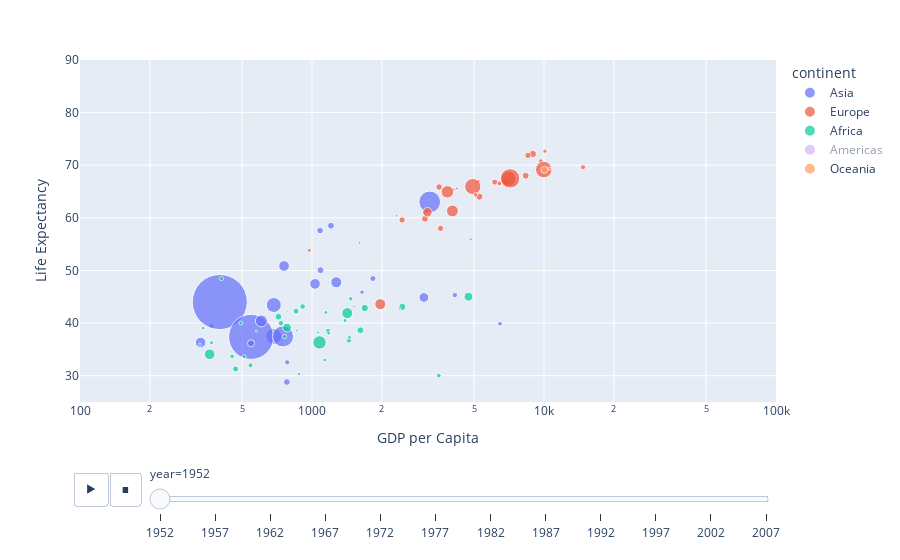

Here is the notebook cell this chart was saved with:
### Code cell
px.scatter(gapminder, x="gdpPercap", y="lifeExp",size="pop", size_max=60, color="continent", hover_name="country", 
           animation_frame="year", animation_group="country", log_x=True, range_x=[100,100000], range_y=[25,90],
           labels=dict(pop="Population", gdpPercap="GDP per Capita", lifeExp="Life Expectancy"))
#interested in more than just 2007 and you want to see how this chart evolved over time.
#You can animate it by setting `animation_frame="year"` and `animation_group="country"` to identify which circles match which ones across frames.

### Figure 1 — Plotly figure (JSON) as saved in the notebook; plotly's stock layout.template omitted (floating-point values rounded to 4 significant figures)
{"data": [{"hovertemplate": "<b>%{hovertext}</b><br><br>continent=Asia<br>year=1952<br>GDP per Capita=%{x}<br>Life Expectancy=%{y}<br>Population=%{marker.size}<extra></extra>", "hovertext": ["Afghanistan", "Bahrain", "Bangladesh", "Cambodia", "China", "Hong Kong, China", "India", "Indonesia", "Iran", "Iraq", "Israel", "Japan", "Jordan", "Korea, Dem. Rep.", "Korea, Rep.", "Kuwait", "Lebanon", "Malaysia", "Mongolia", "Myanmar", "Nepal", "Oman", "Pakistan", "Philippines", "Saudi Arabia", "Singapore", "Sri Lanka", "Syria", "Taiwan", "Thailand", "Vietnam", "West Bank and Gaza", "Yemen, Rep."], "ids": ["Afghanistan", "Bahrain", "Bangladesh", "Cambodia", "China", "Hong Kong, China", "India", "Indonesia", "Iran", "Iraq", "Israel", "Japan", "Jordan", "Korea, Dem. Rep.", "Korea, Rep.", "Kuwait", "Lebanon", "Malaysia", "Mongolia", "Myanmar", "Nepal", "Oman", "Pakistan", "Philippines", "Saudi Arabia", "Singapore", "Sri Lanka", "Syria", "Taiwan", "Thailand", "Vietnam", "West Bank and Gaza", "Yemen, Rep."], "legendgroup": "Asia", "marker": {"color": "#636efa", "size": [8425333, 120447, 46886859, 4693836, 556263527, 2125900, 372000000, 82052000, 17272000, 5441766, 1620914, 86459025, 607914, 8865488, 20947571, 160000, 1439529, 6748378, 800663, 20092996, 9182536, 507833, 41346560, 22438691, 4005677, 1127000, 7982342, 3661549, 8550362, 21289402, 26246839, 1030585, 4963829], "sizemode": "area", "sizeref": 366300.0, "symbol": "circle"}, "mode": "markers", "name": "Asia", "orientation": "v", "showlegend": true, "type": "scatter", "x": [779.4, 9867.0, 684.2, 368.5, 400.4, 3054.0, 546.6, 749.7, 3035.0, 4130.0, 4087.0, 3217.0, 1547.0, 1088.0, 1031.0, 108400.0, 4835.0, 1831.0, 786.6, 331, 545.9, 1828.0, 684.6, 1273.0, 6460.0, 2315.0, 1084.0, 1643.0, 1207.0, 757.8, 605.1, 1516.0, 781.7], "xaxis": "x", "y": [28.8, 50.94, 37.48, 39.42, 44, 60.96, 37.37, 37.47, 44.87, 45.32, 65.39, 63.03, 43.16, 50.06, 47.45, 55.56, 55.93, 48.46, 42.24, 36.32, 36.16, 37.58, 43.44, 47.75, 39.88, 60.4, 57.59, 45.88, 58.5, 50.85, 40.41, 43.16, 32.55], "yaxis": "y"}, {"hovertemplate": "<b>%{hovertext}</b><br><br>continent=Europe<br>year=1952<br>GDP per Capita=%{x}<br>Life Expectancy=%{y}<br>Population=%{marker.size}<extra></extra>", "hovertext": ["Albania", "Austria", "Belgium", "Bosnia and Herzegovina", "Bulgaria", "Croatia", "Czech Republic", "Denmark", "Finland", "France", "Germany", "Greece", "Hungary", "Iceland", "Ireland", "Italy", "Montenegro", "Netherlands", "Norway", "Poland", "Portugal", "Romania", "Serbia", "Slovak Republic", "Slovenia", "Spain", "Sweden", "Switzerland", "Turkey", "United Kingdom"], "ids": ["Albania", "Austria", "Belgium", "Bosnia and Herzegovina", "Bulgaria", "Croatia", "Czech Republic", "Denmark", "Finland", "France", "Germany", "Greece", "Hungary", "Iceland", "Ireland", "Italy", "Montenegro", "Netherlands", "Norway", "Poland", "Portugal", "Romania", "Serbia", "Slovak Republic", "Slovenia", "Spain", "Sweden", "Switzerland", "Turkey", "United Kingdom"], "legendgroup": "Europe", "marker": {"color": "#EF553B", "size": [1282697, 6927772, 8730405, 2791000, 7274900, 3882229, 9125183, 4334000, 4090500, 42459667, 69145952, 7733250, 9504000, 147962, 2952156, 47666000, 413834, 10381988, 3327728, 25730551, 8526050, 16630000, 6860147, 3558137, 1489518, 28549870, 7124673, 4815000, 22235677, 50430000], "sizemode": "area", "sizeref": 366300.0, "symbol": "circle"}, "mode": "markers", "name": "Europe", "orientation": "v", "showlegend": true, "type": "scatter", "x": [1601.0, 6137.0, 8343.0, 973.5, 2444.0, 3119.0, 6876.0, 9692.0, 6425.0, 7030.0, 7144.0, 3531.0, 5264.0, 7268.0, 5210.0, 4931.0, 2648.0, 8942.0, 10100.0, 4029.0, 3068.0, 3145.0, 3581.0, 5075.0, 4215.0, 3834.0, 8528.0, 14730.0, 1969.0, 9980.0], "xaxis": "x", "y": [55.23, 66.8, 68, 53.82, 59.6, 61.21, 66.87, 70.78, 66.55, 67.41, 67.5, 65.86, 64.03, 72.49, 66.91, 65.94, 59.16, 72.13, 72.67, 61.31, 59.82, 61.05, 58.0, 64.36, 65.57, 64.94, 71.86, 69.62, 43.59, 69.18], "yaxis": "y"}, {"hovertemplate": "<b>%{hovertext}</b><br><br>continent=Africa<br>year=1952<br>GDP per Capita=%{x}<br>Life Expectancy=%{y}<br>Population=%{marker.size}<extra></extra>", "hovertext": ["Algeria", "Angola", "Benin", "Botswana", "Burkina Faso", "Burundi", "Cameroon", "Central African Republic", "Chad", "Comoros", "Congo, Dem. Rep.", "Congo, Rep.", "Cote d'Ivoire", "Djibouti", "Egypt", "Equatorial Guinea", "Eritrea", "Ethiopia", "Gabon", "Gambia", "Ghana", "Guinea", "Guinea-Bissau", "Kenya", "Lesotho", "Liberia", "Libya", "Madagascar", "Malawi", "Mali", "Mauritania", "Mauritius", "Morocco", "Mozambique", "Namibia", "Niger", "Nigeria", "Reunion", "Rwanda", "Sao Tome and Principe", "Senegal", "Sierra Leone", "Somalia", "South Africa", "Sudan", "Swaziland", "Tanzania", "Togo", "Tunisia", "Uganda", "Zambia", "Zimbabwe"], "ids": ["Algeria", "Angola", "Benin", "Botswana", "Burkina Faso", "Burundi", "Cameroon", "Central African Republic", "Chad", "Comoros", "Congo, Dem. Rep.", "Congo, Rep.", "Cote d'Ivoire", "Djibouti", "Egypt", "Equatorial Guinea", "Eritrea", "Ethiopia", "Gabon", "Gambia", "Ghana", "Guinea", "Guinea-Bissau", "Kenya", "Lesotho", "Liberia", "Libya", "Madagascar", "Malawi", "Mali", "Mauritania", "Mauritius", "Morocco", "Mozambique", "Namibia", "Niger", "Nigeria", "Reunion", "Rwanda", "Sao Tome and Principe", "Senegal", "Sierra Leone", "Somalia", "South Africa", "Sudan", "Swaziland", "Tanzania", "Togo", "Tunisia", "Uganda", "Zambia", "Zimbabwe"], "legendgroup": "Africa", "marker": {"color": "#00cc96", "size": [9279525, 4232095, 1738315, 442308, 4469979, 2445618, 5009067, 1291695, 2682462, 153936, 14100005, 854885, 2977019, 63149, 22223309, 216964, 1438760, 20860941, 420702, 284320, 5581001, 2664249, 580653, 6464046, 748747, 863308, 1019729, 4762912, 2917802, 3838168, 1022556, 516556, 9939217, 6446316, 485831, 3379468, 33119096, 257700, 2534927, 60011, 2755589, 2143249, 2526994, 14264935, 8504667, 290243, 8322925, 1219113, 3647735, 5824797, 2672000, 3080907], "sizemode": "area", "sizeref": 366300.0, "symbol": "circle"}, "mode": "markers", "name": "Africa", "orientation": "v", "showlegend": true, "type": "scatter", "x": [2449.0, 3521.0, 1063.0, 851.2, 543.3, 339.3, 1173.0, 1071.0, 1179.0, 1103.0, 780.5, 2126.0, 1389.0, 2670.0, 1419.0, 375.6, 328.9, 362.1, 4293.0, 485.2, 911.3, 510.2, 299.9, 853.5, 298.8, 575.6, 2388.0, 1443.0, 369.2, 452.3, 743.1, 1968.0, 1688.0, 468.5, 2424.0, 761.9, 1077.0, 2719.0, 493.3, 879.6, 1450.0, 879.8, 1136.0, 4725.0, 1616.0, 1148.0, 716.7, 859.8, 1468.0, 734.8, 1147.0, 406.9], "xaxis": "x", "y": [43.08, 30.02, 38.22, 47.62, 31.98, 39.03, 38.52, 35.46, 38.09, 40.72, 39.14, 42.11, 40.48, 34.81, 41.89, 34.48, 35.93, 34.08, 37.0, 30, 43.15, 33.61, 32.5, 42.27, 42.14, 38.48, 42.72, 36.68, 36.26, 33.69, 40.54, 50.99, 42.87, 31.29, 41.73, 37.44, 36.32, 52.72, 40, 46.47, 37.28, 30.33, 32.98, 45.01, 38.63, 41.41, 41.22, 38.6, 44.6, 39.98, 42.04, 48.45], "yaxis": "y"}, {"hovertemplate": "<b>%{hovertext}</b><br><br>continent=Americas<br>year=1952<br>GDP per Capita=%{x}<br>Life Expectancy=%{y}<br>Population=%{marker.size}<extra></extra>", "hovertext": ["Argentina", "Bolivia", "Brazil", "Canada", "Chile", "Colombia", "Costa Rica", "Cuba", "Dominican Republic", "Ecuador", "El Salvador", "Guatemala", "Haiti", "Honduras", "Jamaica", "Mexico", "Nicaragua", "Panama", "Paraguay", "Peru", "Puerto Rico", "Trinidad and Tobago", "United States", "Uruguay", "Venezuela"], "ids": ["Argentina", "Bolivia", "Brazil", "Canada", "Chile", "Colombia", "Costa Rica", "Cuba", "Dominican Republic", "Ecuador", "El Salvador", "Guatemala", "Haiti", "Honduras", "Jamaica", "Mexico", "Nicaragua", "Panama", "Paraguay", "Peru", "Puerto Rico", "Trinidad and Tobago", "United States", "Uruguay", "Venezuela"], "legendgroup": "Americas", "marker": {"color": "#ab63fa", "size": [17876956, 2883315, 56602560, 14785584, 6377619, 12350771, 926317, 6007797, 2491346, 3548753, 2042865, 3146381, 3201488, 1517453, 1426095, 30144317, 1165790, 940080, 1555876, 8025700, 2227000, 662850, 157553000, 2252965, 5439568], "sizemode": "area", "sizeref": 366300.0, "symbol": "circle"}, "mode": "markers", "name": "Americas", "orientation": "v", "showlegend": true, "type": "scatter", "visible": "legendonly", "x": [5911.0, 2677.0, 2109.0, 11370.0, 3940.0, 2144.0, 2627.0, 5587.0, 1398.0, 3522.0, 3048.0, 2428.0, 1840.0, 2195.0, 2899.0, 3478.0, 3112.0, 2480.0, 1952.0, 3759.0, 3082.0, 3023.0, 13990.0, 5717.0, 7690.0], "xaxis": "x", "y": [62.48, 40.41, 50.92, 68.75, 54.74, 50.64, 57.21, 59.42, 45.93, 48.36, 45.26, 42.02, 37.58, 41.91, 58.53, 50.79, 42.31, 55.19, 62.65, 43.9, 64.28, 59.1, 68.44, 66.07, 55.09], "yaxis": "y"}, {"hovertemplate": "<b>%{hovertext}</b><br><br>continent=Oceania<br>year=1952<br>GDP per Capita=%{x}<br>Life Expectancy=%{y}<br>Population=%{marker.size}<extra></extra>", "hovertext": ["Australia", "New Zealand"], "ids": ["Australia", "New Zealand"], "legendgroup": "Oceania", "marker": {"color": "#FFA15A", "size": [8691212, 1994794], "sizemode": "area", "sizeref": 366300.0, "symbol": "circle"}, "mode": "markers", "name": "Oceania", "orientation": "v", "showlegend": true, "type": "scatter", "x": [10040.0, 10560.0], "xaxis": "x", "y": [69.12, 69.39], "yaxis": "y"}], "layout": {"autosize": true, "legend": {"itemsizing": "constant", "title": {"text": "continent"}, "tracegroupgap": 0}, "margin": {"t": 60}, "sliders": [{"active": 0, "currentvalue": {"prefix": "year="}, "len": 0.9, "pad": {"b": 10, "t": 60}, "steps": [{"args": [["1952"], {"frame": {"duration": 0, "redraw": false}, "fromcurrent": true, "mode": "immediate", "transition": {"duration": 0, "easing": "linear"}}], "label": "1952", "method": "animate"}, {"args": [["1957"], {"frame": {"duration": 0, "redraw": false}, "fromcurrent": true, "mode": "immediate", "transition": {"duration": 0, "easing": "linear"}}], "label": "1957", "method": "animate"}, {"args": [["1962"], {"frame": {"duration": 0, "redraw": false}, "fromcurrent": true, "mode": "immediate", "transition": {"duration": 0, "easing": "linear"}}], "label": "1962", "method": "animate"}, {"args": [["1967"], {"frame": {"duration": 0, "redraw": false}, "fromcurrent": true, "mode": "immediate", "transition": {"duration": 0, "easing": "linear"}}], "label": "1967", "method": "animate"}, {"args": [["1972"], {"frame": {"duration": 0, "redraw": false}, "fromcurrent": true, "mode": "immediate", "transition": {"duration": 0, "easing": "linear"}}], "label": "1972", "method": "animate"}, {"args": [["1977"], {"frame": {"duration": 0, "redraw": false}, "fromcurrent": true, "mode": "immediate", "transition": {"duration": 0, "easing": "linear"}}], "label": "1977", "method": "animate"}, {"args": [["1982"], {"frame": {"duration": 0, "redraw": false}, "fromcurrent": true, "mode": "immediate", "transition": {"duration": 0, "easing": "linear"}}], "label": "1982", "method": "animate"}, {"args": [["1987"], {"frame": {"duration": 0, "redraw": false}, "fromcurrent": true, "mode": "immediate", "transition": {"duration": 0, "easing": "linear"}}], "label": "1987", "method": "animate"}, {"args": [["1992"], {"frame": {"duration": 0, "redraw": false}, "fromcurrent": true, "mode": "immediate", "transition": {"duration": 0, "easing": "linear"}}], "label": "1992", "method": "animate"}, {"args": [["1997"], {"frame": {"duration": 0, "redraw": false}, "fromcurrent": true, "mode": "immediate", "transition": {"duration": 0, "easing": "linear"}}], "label": "1997", "method": "animate"}, {"args": [["2002"], {"frame": {"duration": 0, "redraw": false}, "fromcurrent": true, "mode": "immediate", "transition": {"duration": 0, "easing": "linear"}}], "label": "2002", "method": "animate"}, {"args": [["2007"], {"frame": {"duration": 0, "redraw": false}, "fromcurrent": true, "mode": "immediate", "transition": {"duration": 0, "easing": "linear"}}], "label": "2007", "method": "animate"}], "x": 0.1, "xanchor": "left", "y": 0, "yanchor": "top"}], "updatemenus": [{"buttons": [{"args": [null, {"frame": {"duration": 500, "redraw": false}, "fromcurrent": true, "mode": "immediate", "transition": {"duration": 500, "easing": "linear"}}], "label": "&#9654;", "method": "animate"}, {"args": [[null], {"frame": {"duration": 0, "redraw": false}, "fromcurrent": true, "mode": "immediate", "transition": {"duration": 0, "easing": "linear"}}], "label": "&#9724;", "method": "animate"}], "direction": "left", "pad": {"r": 10, "t": 70}, "showactive": false, "type": "buttons", "x": 0.1, "xanchor": "right", "y": 0, "yanchor": "top"}], "xaxis": {"anchor": "y", "domain": [0, 1], "range": [2, 5], "title": {"text": "GDP per Capita"}, "type": "log"}, "yaxis": {"anchor": "x", "domain": [0, 1], "range": [25, 90], "title": {"text": "Life Expectancy"}, "type": "linear"}}}
